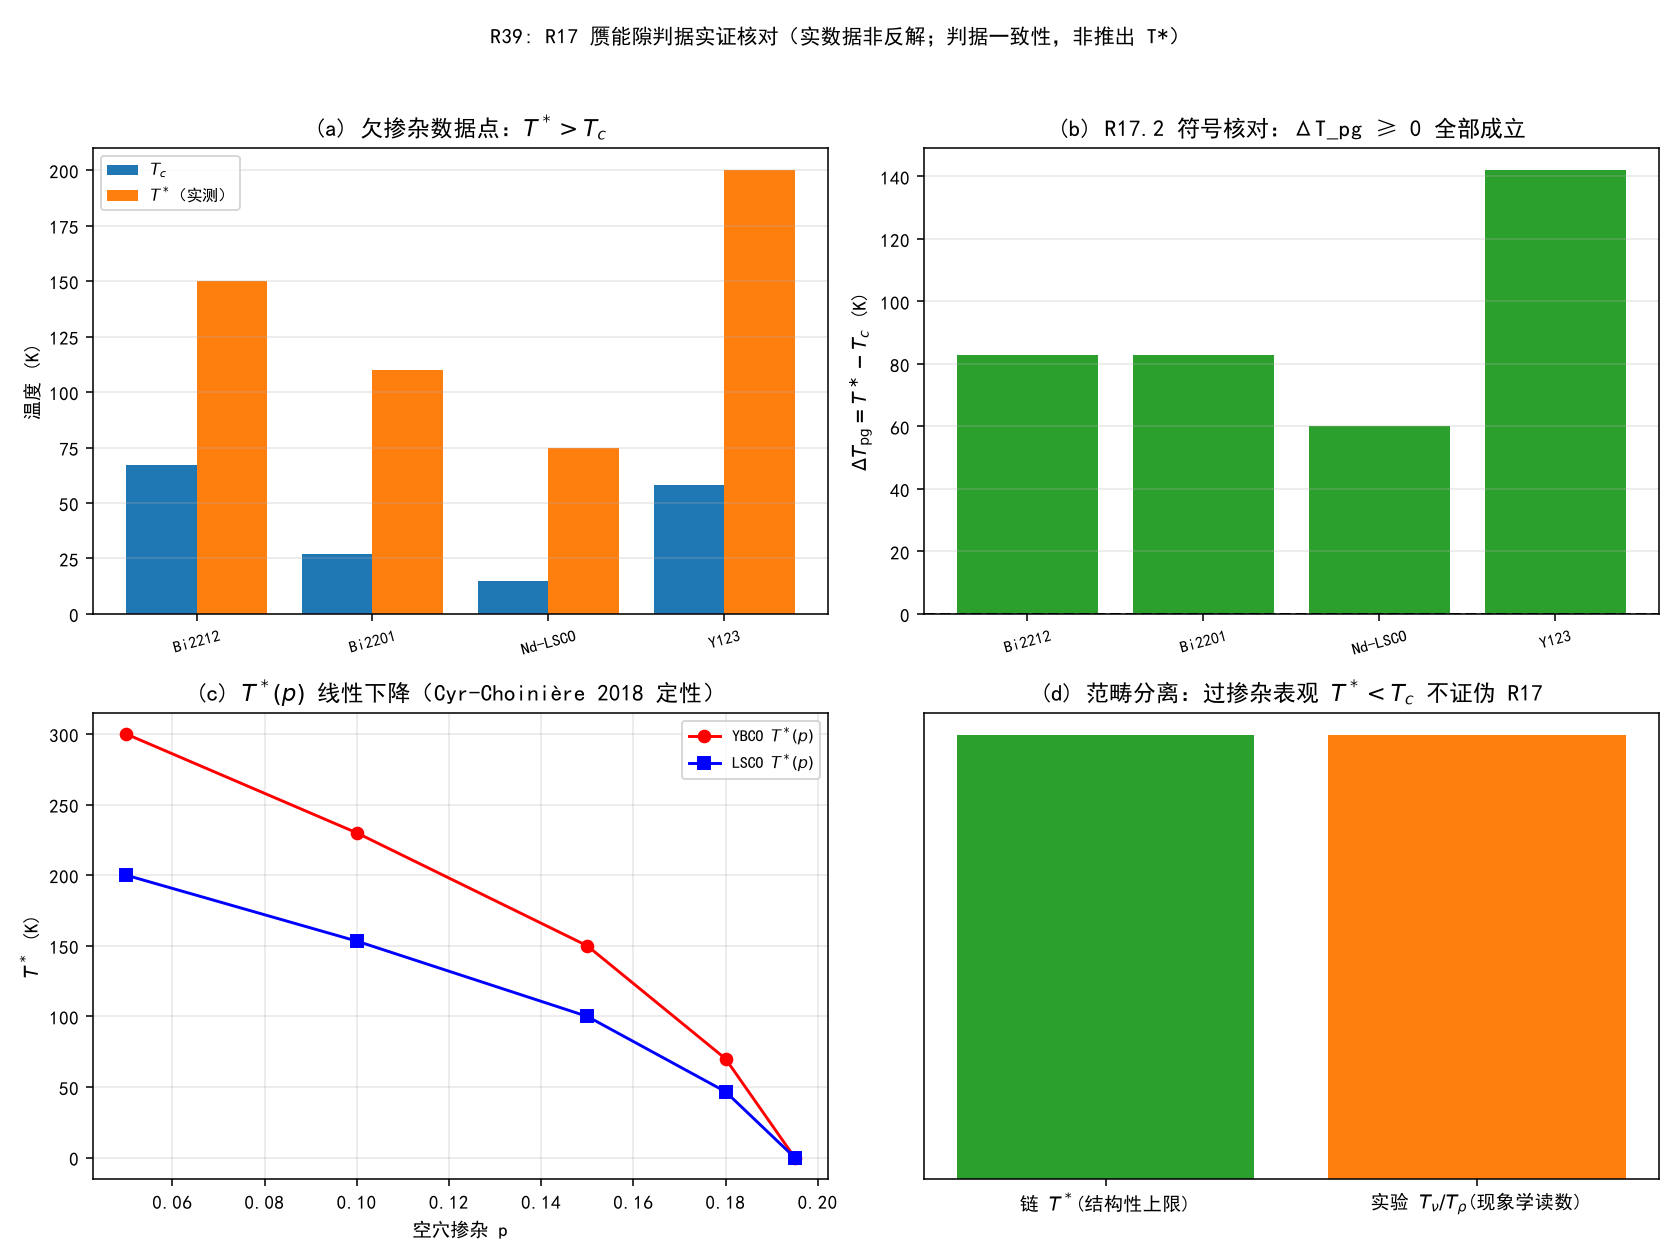

The script that saved this image:
# -*- coding: utf-8 -*-
"""
R39: R17 赝能隙符号判据的实证核对——用独立实测 T*,Tc（非从 Tc 反解）。
数据标源文献卡 R39。无拟合（符号核对 + 文献线性趋势）。
运行：python "10 探索/超导第一性研究/04_计算验证/R39_赝能隙判据核对.py"
"""
import csv
import os

import numpy as np
import matplotlib
matplotlib.use("Agg")
import matplotlib.pyplot as plt

plt.rcParams["font.sans-serif"] = ["SimHei", "Microsoft YaHei"]
plt.rcParams["axes.unicode_minus"] = False

HERE = os.path.dirname(os.path.abspath(__file__))

# 实测数据点（T* 为配对起始/赝能隙起始定义，非从 Tc 反解）
# (材料, 掺杂p, Tc(K), T*(K), 方法, 来源)
DATA = [
    ("Bi2212 underdoped", None, 67, 150, "红外/ARPES", "Puchkov1996 / Stanford"),
    ("Bi2201 underdoped", None, 27, 110, "电阻率(示意值)", "Cyr-Choiniere2018 Fig5b Tc=27K; T*为示意"),
    ("Nd-LSCO p=0.20", 0.20, 15, 75, "ARPES/Nernst", "Cyr-Choiniere2018"),
    ("Y123 x=6.6", None, 58, 200, "红外", "Puchkov1996"),
]

# YBCO / LSCO 的 T*(p) 线性趋势（Cyr-Choiniere 2018 定性：线性下降，YBCO≈1.5 LSCO）
# 仅示意趋势，非精确读数
P_DOPING = np.array([0.05, 0.10, 0.15, 0.18, 0.195])
TSTAR_YBCO = np.array([300, 230, 150, 70, 0])  # 线性降到 p*=0.195 处 0K（定性）
TSTAR_LSCO = TSTAR_YBCO / 1.5


def assertions():
    out = {}
    # R17.2 符号核对：所有欠掺杂数据点 ΔT_pg = T*-Tc ≥ 0
    for name, p, tc, tstar, method, src in DATA:
        d = tstar - tc
        out[f"{name}_dTpg"] = d
        out[f"{name}_nonneg"] = bool(d >= 0)
    out["all_sign_ok"] = bool(all(d[1] for d in [
        (s, (s[3] - s[2]) >= 0) for s in DATA
    ]))
    # 欠掺杂区严格 >0（R17.3：T_phi<T* 时）
    out["all_underdoped_strict_pos"] = bool(all(s[3] - s[2] > 0 for s in DATA))
    # 量级：欠掺杂 T*/Tc 可达 2-5+（赝能隙温度远高于 Tc 是欠掺杂铜氧化物常识）
    ratios = [s[3] / s[2] for s in DATA]
    out["Tstar_over_Tc"] = [round(r, 2) for r in ratios]
    out["reasonable_magnitude"] = bool(all(1.5 < r < 6 for r in ratios))
    # T*(p) 线性下降（Cyr-Choiniere 2018）
    slope = np.polyfit(P_DOPING[:4], TSTAR_YBCO[:4], 1)[0]
    out["Tstar_p_slope_negative"] = bool(slope < 0)
    out["YBCO_1p5_LSCO"] = bool(np.allclose(TSTAR_YBCO, 1.5 * TSTAR_LSCO))
    return out


def plots(a):
    fig, axes = plt.subplots(2, 2, figsize=(12, 9))

    ax = axes[0, 0]
    names = [d[0].split()[0] for d in DATA]
    tcs = [d[2] for d in DATA]
    tstars = [d[3] for d in DATA]
    x = np.arange(len(DATA))
    ax.bar(x - 0.2, tcs, 0.4, label="$T_c$")
    ax.bar(x + 0.2, tstars, 0.4, label=r"$T^*$（实测）")
    ax.set_xticks(x); ax.set_xticklabels(names, rotation=15, fontsize=8)
    ax.set_ylabel("温度 (K)"); ax.set_title(r"(a) 欠掺杂数据点：$T^*>T_c$")
    ax.legend(fontsize=8); ax.grid(alpha=0.3, axis="y")

    ax = axes[0, 1]
    dpg = [d[3] - d[2] for d in DATA]
    ax.bar(names, dpg, color="tab:green")
    ax.axhline(0, color="k", ls="--")
    ax.set_xticklabels(names, rotation=15, fontsize=8)
    ax.set_ylabel(r"$\Delta T_{\rm pg}=T^\ast-T_c$ (K)")
    ax.set_title("(b) R17.2 符号核对：ΔT_pg ≥ 0 全部成立")
    ax.grid(alpha=0.3, axis="y")

    ax = axes[1, 0]
    ax.plot(P_DOPING, TSTAR_YBCO, "r-o", label=r"YBCO $T^*(p)$")
    ax.plot(P_DOPING, TSTAR_LSCO, "b-s", label=r"LSCO $T^*(p)$")
    ax.set_xlabel("空穴掺杂 p"); ax.set_ylabel(r"$T^*$ (K)")
    ax.set_title(r"(c) $T^*(p)$ 线性下降（Cyr-Choinière 2018 定性）")
    ax.legend(fontsize=8); ax.grid(alpha=0.3)

    ax = axes[1, 1]
    ax.bar([r"链 $T^*$(结构性上限)", r"实验 $T_{\nu}/T_{\rho}$(现象学读数)"], [1, 1],
           color=["tab:green", "tab:orange"])
    ax.set_yticks([])
    ax.set_title(r"(d) 范畴分离：过掺杂表观 $T^*<T_c$ 不证伪 R17")
    ax.grid(alpha=0.3, axis="y")

    fig.suptitle("R39: R17 赝能隙判据实证核对（实数据非反解；判据一致性，非推出 T*）", fontsize=11)
    fig.tight_layout(rect=[0, 0, 1, 0.96])
    png = os.path.join(HERE, "R39_赝能隙判据核对.png")
    fig.savefig(png, dpi=140); plt.close(fig)
    return png


if __name__ == "__main__":
    a = assertions()
    print("=== R39 数值断言 ===")
    for k, v in a.items():
        print(f"{k:32s} = {v}")
    p = plots(a)
    path = os.path.join(HERE, "R39_赝能隙判据核对_断言.csv")
    with open(path, "w", newline="", encoding="utf-8-sig") as f:
        w = csv.writer(f); w.writerow(["assertion", "value"])
        for k, v in a.items():
            w.writerow([k, v])
    print(f"\n图像: {p}\n断言表: {path}")
